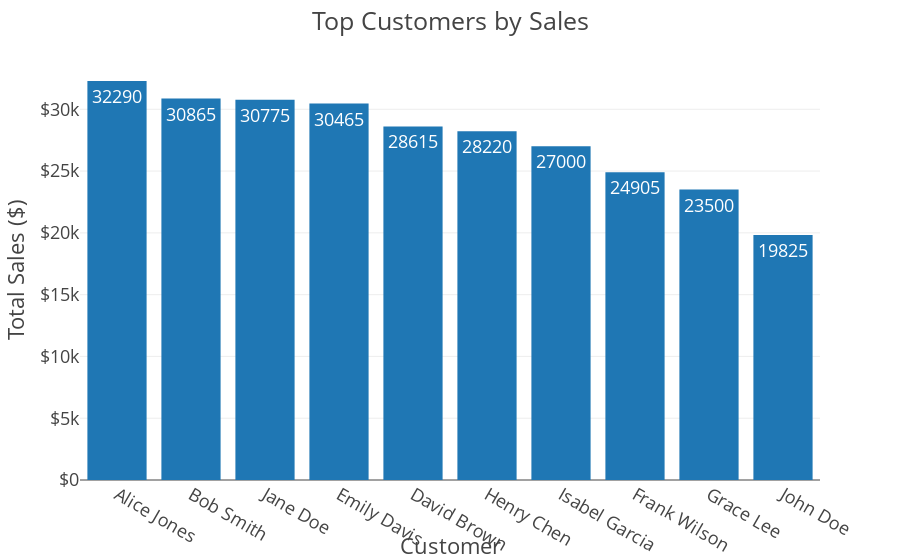

Notebook cell for this chart:
### Code cell
# Create the Plotly figure
fig = px.bar(df,
             x='customer_name',
             y='total_sales',
             template=plotly_template,
             text='total_sales')

# Set the layout
fig.update_layout(
    title='Top Customers by Sales',
    xaxis_title='Customer',
    yaxis_title='Total Sales ($)',
    yaxis_tickprefix='$',
)

# Show the plot
fig.show()

# # Save the chart as a PNG image
# fig.write_image(output_dir / 'customer_sales.png',
#                 width=1200,
#                 height=400,
#                 scale=4)

### Figure 1 — Plotly figure (JSON) as saved in the notebook; plotly's stock layout.template omitted (floating-point values rounded to 4 significant figures)
{"data": [{"alignmentgroup": "True", "hovertemplate": "customer_name=%{x}<br>total_sales=%{text}<extra></extra>", "legendgroup": "", "marker": {"color": "#1F77B4", "pattern": {"shape": ""}}, "name": "", "offsetgroup": "", "orientation": "v", "showlegend": false, "text": [32290, 30865, 30775, 30465, 28615, 28220, 27000, 24905, 23500, 19825], "textposition": "auto", "type": "bar", "x": ["Alice Jones", "Bob Smith", "Jane Doe", "Emily Davis", "David Brown", "Henry Chen", "Isabel Garcia", "Frank Wilson", "Grace Lee", "John Doe"], "xaxis": "x", "y": [32290, 30865, 30775, 30465, 28615, 28220, 27000, 24905, 23500, 19825], "yaxis": "y"}], "layout": {"barmode": "relative", "legend": {"tracegroupgap": 0}, "margin": {"t": 60}, "title": {"text": "Top Customers by Sales"}, "xaxis": {"anchor": "y", "domain": [0, 1], "title": {"text": "Customer"}}, "yaxis": {"anchor": "x", "domain": [0, 1], "tickprefix": "$", "title": {"text": "Total Sales ($)"}}}}
